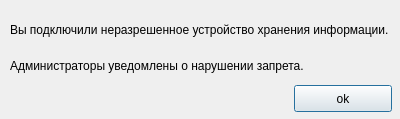
<?xml version="1.0" encoding="UTF-8"?>
<ui version="4.0">
 <class>WarningForm</class>
 <widget class="QDialog" name="WarningForm">
  <property name="geometry">
   <rect>
    <x>0</x>
    <y>0</y>
    <width>400</width>
    <height>119</height>
   </rect>
  </property>
  <property name="windowTitle">
   <string>Warning</string>
  </property>
  <property name="sizeGripEnabled">
   <bool>false</bool>
  </property>
  <property name="modal">
   <bool>false</bool>
  </property>
  <widget class="QLabel" name="message">
   <property name="geometry">
    <rect>
     <x>10</x>
     <y>10</y>
     <width>381</width>
     <height>41</height>
    </rect>
   </property>
   <property name="lineWidth">
    <number>1</number>
   </property>
   <property name="text">
    <string>Вы подключили неразрешенное устройство хранения информации.</string>
   </property>
   <property name="textFormat">
    <enum>Qt::RichText</enum>
   </property>
   <property name="wordWrap">
    <bool>true</bool>
   </property>
  </widget>
  <widget class="QLabel" name="label_2">
   <property name="geometry">
    <rect>
     <x>10</x>
     <y>50</y>
     <width>381</width>
     <height>31</height>
    </rect>
   </property>
   <property name="text">
    <string>Администраторы уведомлены о нарушении запрета.</string>
   </property>
  </widget>
  <widget class="QPushButton" name="okButton">
   <property name="geometry">
    <rect>
     <x>294</x>
     <y>85</y>
     <width>98</width>
     <height>27</height>
    </rect>
   </property>
   <property name="text">
    <string>ok</string>
   </property>
   <property name="default">
    <bool>false</bool>
   </property>
  </widget>
 </widget>
 <resources/>
 <connections/>
</ui>
